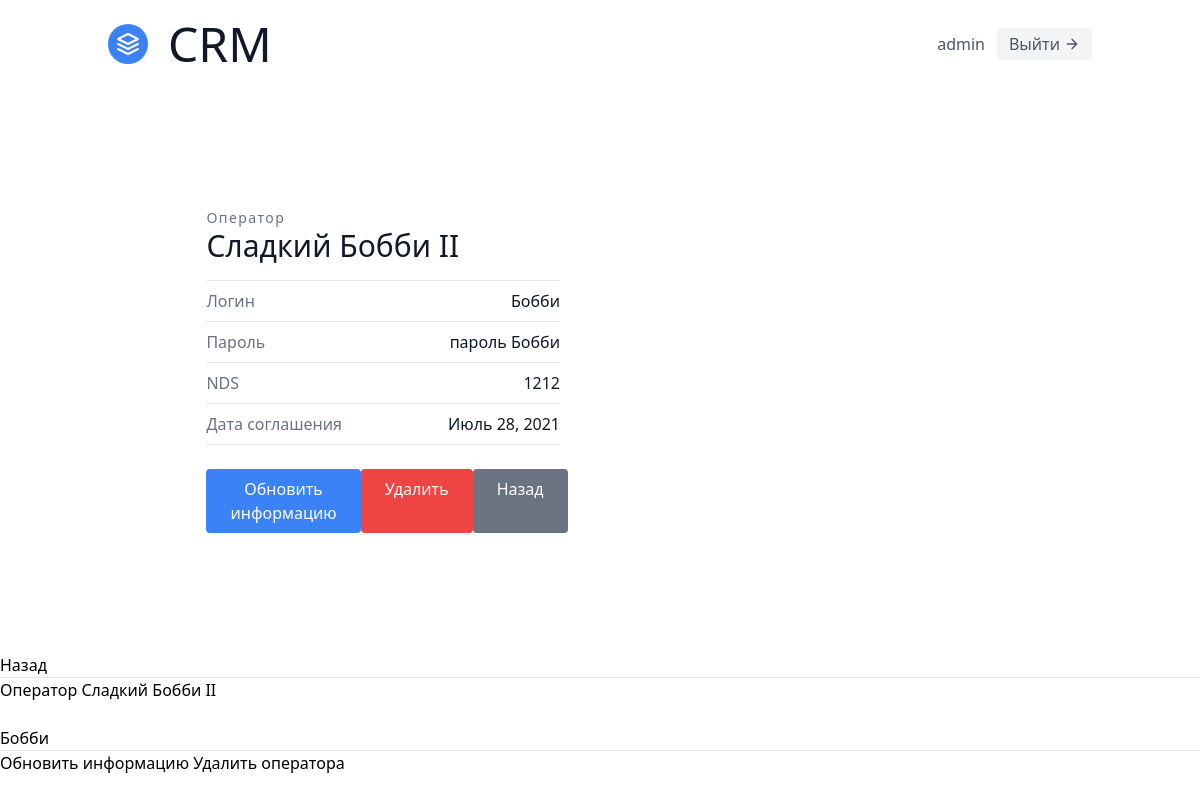
/operators/7/ (signed in), run on an earlier commit of the app's database.
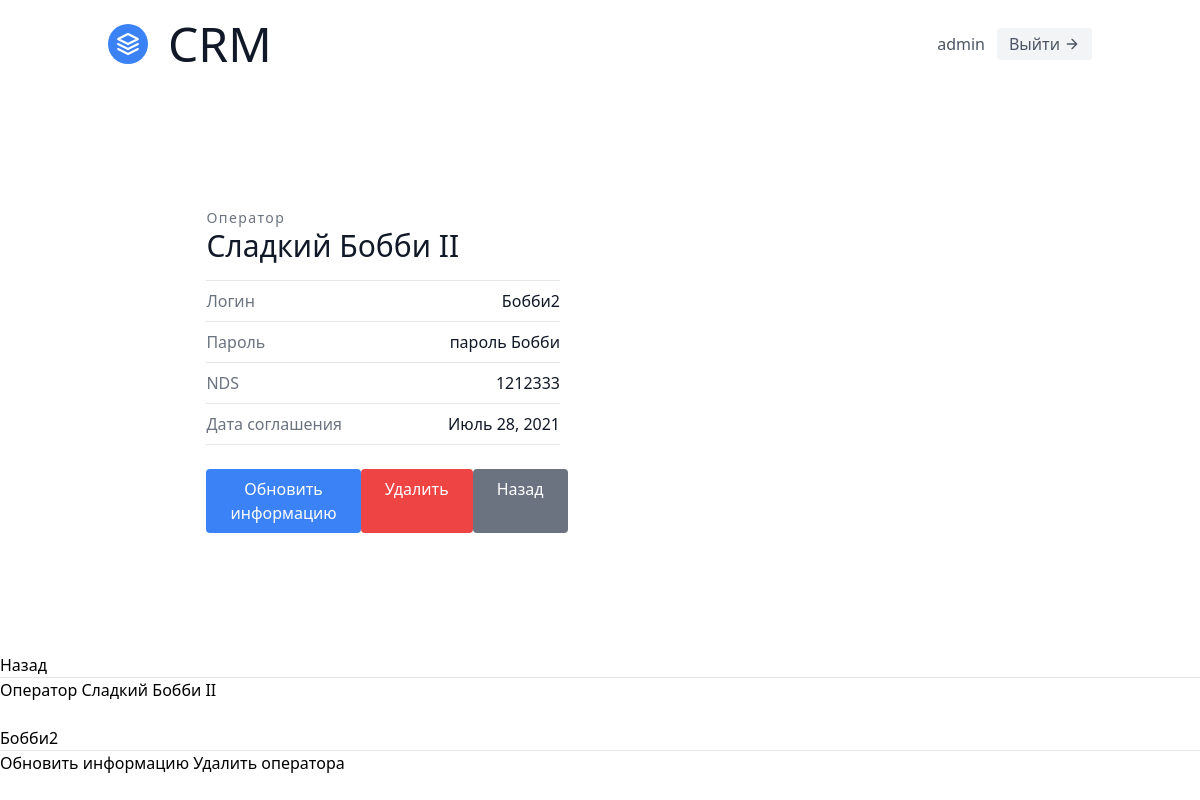
And on a later commit of the database.
### info/models.py (models this page shows, shortened)
class Operator(models.Model):
	fullname = models.CharField(max_length=256)
	host = models.CharField(max_length=128)
	login = models.CharField(max_length=40)
	password = models.CharField(max_length=50)
	nds = models.IntegerField(null=True)
	proc = models.IntegerField(null=True)
	rod = models.CharField(max_length=256, null=True)
	sogl = models.DateField(auto_now_add=False, default=date.today, null=True)
	sogl_date = models.DateField(auto_now_add=False, default=date.today, null=True)
	name = models.CharField(max_length=256, null=True)
	name_podp = models.CharField(max_length=256, null=True)
	inn = models.CharField(max_length=256, null=True)
	proc_case = models.TextField(null=True)
	kpp = models.CharField(max_length=256, null=True)
	id_parent = models.IntegerField(null=True)
	tel = models.CharField(max_length=128, null=True)
	mail = models.CharField(max_length=128, null=True)
	organisation = models.ForeignKey('UserProfile', on_delete=SET_NULL, null=True)
	class Meta:
		verbose_name = 'Оператор'
		verbose_name_plural = 'Операторы'

### info/views.py (the view)
# urls.py: path('operators/<int:pk>/', OperatorsDetailView.as_view(), name='operators_unique'),
class OperatorsDetailView(LoginRequiredMixin, generic.DetailView):
	template_name = "info/operators/operators_details.html"
	queryset = Operator.objects.all()
	context_object_name = 'operator'

### templates/info/operators/operators_details.html (shortened to what this page needs)
{% extends 'base.html' %}
{% block main %}
<section class="text-gray-600 body-font overflow-hidden">
	<div class="container px-5 py-24 mx-auto">
		<div class="lg:w-4/5 mx-auto flex flex-wrap">
			<div class="lg:w-1/2 w-full lg:pr-10 lg:py-6 mb-6 lg:mb-0">
				<h2 class="text-sm title-font text-gray-500 tracking-widest">Оператор</h2>
				<h1 class="text-gray-900 text-3xl title-font font-medium mb-4">{{ operator.fullname }}</h1>
				<div class="flex border-t border-gray-200 py-2">
					<span class="text-gray-500">Логин</span>
					<span class="ml-auto text-gray-900">{{ operator.login }}</span>
				</div>
				<div class="flex border-t border-gray-200 py-2">
					<span class="text-gray-500">Пароль</span>
					<span class="ml-auto text-gray-900">{{ operator.password }}</span>
				</div>
				<div class="flex border-t border-gray-200 py-2">
					<span class="text-gray-500">NDS</span>
					<span class="ml-auto text-gray-900">{{ operator.nds }}</span>
				</div>
				<div class="flex border-t border-b mb-6 border-gray-200 py-2">
					<span class="text-gray-500">Дата соглашения</span>
					<span class="ml-auto text-gray-900">{{ operator.sogl_date }}</span>
				</div>
				<div class="flex">
					<button
						class="flex ml-auto text-white bg-blue-500 border-0 py-2 px-6 focus:outline-none hover:bg-blue-600 rounded">
						<a href="{% url 'main:operators_update' operator.pk %}">Обновить информацию</a>
					</button>
					<button
						class="flex ml-auto text-white bg-red-500 border-0 py-2 px-6 focus:outline-none hover:bg-red-600 rounded">
						<a href="{% url 'main:operators_delete' operator.pk %}">Удалить</a>
					</button>
					<button
						class="flex ml-auto text-white bg-gray-500 border-0 py-2 px-6 focus:outline-none hover:bg-gray-600 rounded">
						<a href="../">Назад</a>
					</button>
				</div>
			</div>
		</div>
	</div>
</section>
<a href="{% url 'main:operators_list' %}">Назад</a>
<hr>
<h1>Оператор {{ operator.fullname }}</h1><br>
<p>{{ operator.login }}</p>
<hr>
<a href="{% url 'main:operators_update' operator.pk %}">Обновить информацию</a>
<a href="{% url 'main:operators_delete' operator.pk %}">Удалить оператора</a>
{% endblock %}

What changed in the data, as far as the page shows it:
changed Operator "Сладкий Бобби II": login "Бобби" → "Бобби2"; nds "1212" → "1212333"
